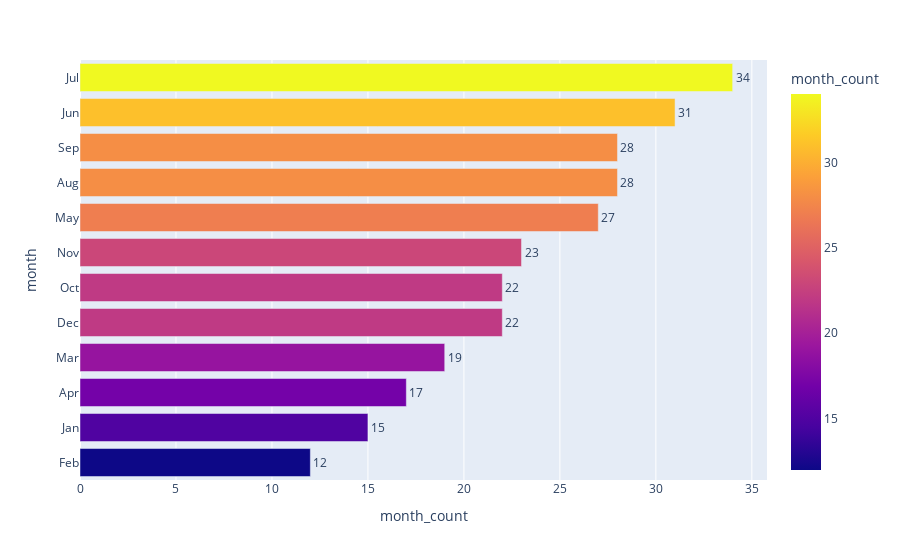
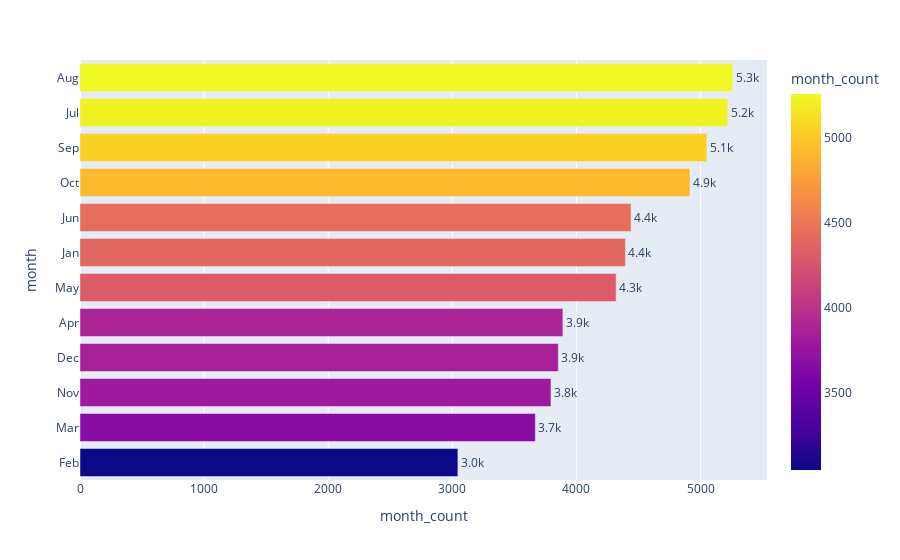
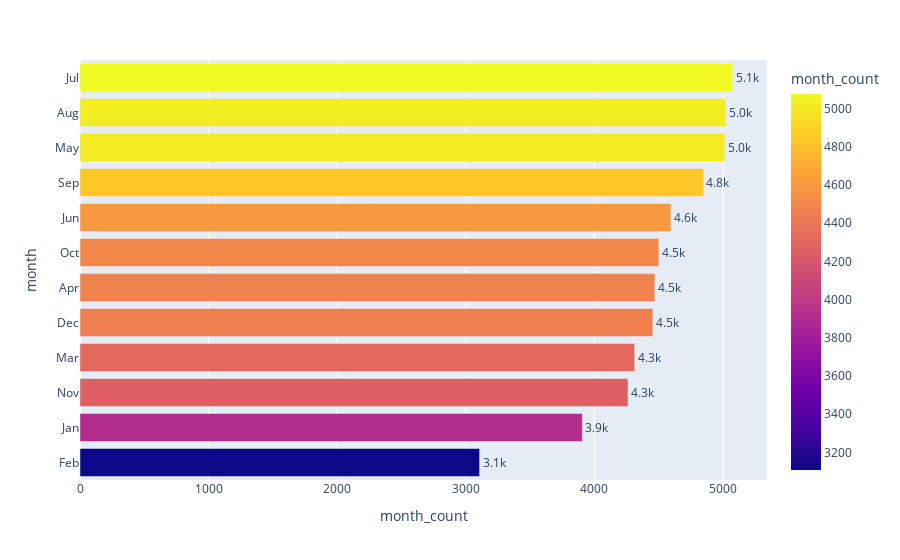
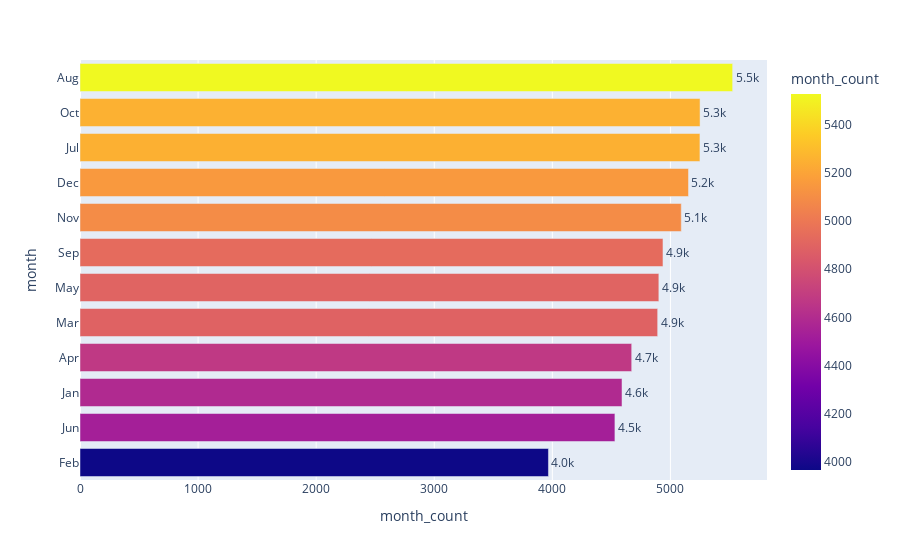

Notebook code for these charts, in order:
### Code cell
year_2013 = yearly[yearly['year']==2013]
year_2014 = yearly[yearly['year']==2014]
year_2015 = yearly[yearly['year']==2015]
year_2016 = yearly[yearly['year']==2016]
year_2017 = yearly[yearly['year']==2017]
year_2018 = yearly[yearly['year']==2018]

year_2013 = year_2013[['month','month_count']].set_index('month').sort_values('month_count')
fig = px.bar(year_2013.reset_index(), y='month', x='month_count',text=round(year_2013['month_count'],2),color='month_count')
fig.update_traces(texttemplate='%{text:.2s}', textposition='outside')
fig.update_layout(uniformtext_minsize=8, uniformtext_mode='hide')
fig.show()

year_2014 = year_2014[['month','month_count']].set_index('month').sort_values('month_count')
fig = px.bar(year_2014.reset_index(), y='month', x='month_count',text=round(year_2014['month_count'],2),color='month_count')
fig.update_traces(texttemplate='%{text:.2s}', textposition='outside')
fig.update_layout(uniformtext_minsize=8, uniformtext_mode='hide')
fig.show()

year_2015 = year_2015[['month','month_count']].set_index('month').sort_values('month_count')
fig = px.bar(year_2015.reset_index(), y='month', x='month_count',text=round(year_2015['month_count'],2),color='month_count')
fig.update_traces(texttemplate='%{text:.2s}', textposition='outside')
fig.update_layout(uniformtext_minsize=8, uniformtext_mode='hide')
fig.show()

year_2016 = year_2016[['month','month_count']].set_index('month').sort_values('month_count')
fig = px.bar(year_2016.reset_index(), y='month', x='month_count',text=round(year_2016['month_count'],2),color='month_count')
fig.update_traces(texttemplate='%{text:.2s}', textposition='outside')
fig.update_layout(uniformtext_minsize=8, uniformtext_mode='hide')
fig.show()

year_2017 = year_2017[['month','month_count']].set_index('month').sort_values('month_count')
fig = px.bar(year_2017.reset_index(), y='month', x='month_count',text=round(year_2017['month_count'],2),color='month_count')
fig.update_traces(texttemplate='%{text:.2s}', textposition='outside')
fig.update_layout(uniformtext_minsize=8, uniformtext_mode='hide')
fig.show()

year_2018 = year_2018[['month','month_count']].set_index('month').sort_values('month_count')
fig = px.bar(year_2018.reset_index(), y='month', x='month_count',text=round(year_2018['month_count'],2),color='month_count')
fig.update_traces(texttemplate='%{text:.2s}', textposition='outside')
fig.update_layout(uniformtext_minsize=8, uniformtext_mode='hide')
fig.show()

### Figure 1 — Plotly figure (JSON) as saved in the notebook; plotly's stock layout.template omitted (floating-point values rounded to 4 significant figures)
{"data": [{"alignmentgroup": "True", "hovertemplate": "month_count=%{marker.color}<br>month=%{y}<br>text=%{text}<extra></extra>", "legendgroup": "", "marker": {"color": [12, 15, 17, 19, 22, 22, 23, 27, 28, 28, 31, 34], "coloraxis": "coloraxis", "pattern": {"shape": ""}}, "name": "", "offsetgroup": "", "orientation": "h", "showlegend": false, "text": [12, 15, 17, 19, 22, 22, 23, 27, 28, 28, 31, 34], "textposition": "outside", "texttemplate": "%{text:.2s}", "type": "bar", "x": [12, 15, 17, 19, 22, 22, 23, 27, 28, 28, 31, 34], "xaxis": "x", "y": ["Feb", "Jan", "Apr", "Mar", "Dec", "Oct", "Nov", "May", "Aug", "Sep", "Jun", "Jul"], "yaxis": "y"}], "layout": {"barmode": "relative", "coloraxis": {"colorbar": {"title": {"text": "month_count"}}, "colorscale": [[0, "#0d0887"], [0.1111, "#46039f"], [0.2222, "#7201a8"], [0.3333, "#9c179e"], [0.4444, "#bd3786"], [0.5556, "#d8576b"], [0.6667, "#ed7953"], [0.7778, "#fb9f3a"], [0.8889, "#fdca26"], [1, "#f0f921"]]}, "legend": {"tracegroupgap": 0}, "margin": {"t": 60}, "uniformtext": {"minsize": 8, "mode": "hide"}, "xaxis": {"anchor": "y", "domain": [0, 1], "title": {"text": "month_count"}}, "yaxis": {"anchor": "x", "domain": [0, 1], "title": {"text": "month"}}}}

### Figure 2 — Plotly figure (JSON) as saved in the notebook; plotly's stock layout.template omitted (floating-point values rounded to 4 significant figures)
{"data": [{"alignmentgroup": "True", "hovertemplate": "month_count=%{marker.color}<br>month=%{y}<br>text=%{text}<extra></extra>", "legendgroup": "", "marker": {"color": [3045, 3669, 3795, 3854, 3891, 4320, 4395, 4440, 4915, 5052, 5219, 5259], "coloraxis": "coloraxis", "pattern": {"shape": ""}}, "name": "", "offsetgroup": "", "orientation": "h", "showlegend": false, "text": [3045, 3669, 3795, 3854, 3891, 4320, 4395, 4440, 4915, 5052, 5219, 5259], "textposition": "outside", "texttemplate": "%{text:.2s}", "type": "bar", "x": [3045, 3669, 3795, 3854, 3891, 4320, 4395, 4440, 4915, 5052, 5219, 5259], "xaxis": "x", "y": ["Feb", "Mar", "Nov", "Dec", "Apr", "May", "Jan", "Jun", "Oct", "Sep", "Jul", "Aug"], "yaxis": "y"}], "layout": {"barmode": "relative", "coloraxis": {"colorbar": {"title": {"text": "month_count"}}, "colorscale": [[0, "#0d0887"], [0.1111, "#46039f"], [0.2222, "#7201a8"], [0.3333, "#9c179e"], [0.4444, "#bd3786"], [0.5556, "#d8576b"], [0.6667, "#ed7953"], [0.7778, "#fb9f3a"], [0.8889, "#fdca26"], [1, "#f0f921"]]}, "legend": {"tracegroupgap": 0}, "margin": {"t": 60}, "uniformtext": {"minsize": 8, "mode": "hide"}, "xaxis": {"anchor": "y", "domain": [0, 1], "title": {"text": "month_count"}}, "yaxis": {"anchor": "x", "domain": [0, 1], "title": {"text": "month"}}}}

### Figure 3 — Plotly figure (JSON) as saved in the notebook; plotly's stock layout.template omitted (floating-point values rounded to 4 significant figures)
{"data": [{"alignmentgroup": "True", "hovertemplate": "month_count=%{marker.color}<br>month=%{y}<br>text=%{text}<extra></extra>", "legendgroup": "", "marker": {"color": [3108, 3907, 4262, 4314, 4455, 4471, 4502, 4596, 4849, 5015, 5024, 5076], "coloraxis": "coloraxis", "pattern": {"shape": ""}}, "name": "", "offsetgroup": "", "orientation": "h", "showlegend": false, "text": [3108, 3907, 4262, 4314, 4455, 4471, 4502, 4596, 4849, 5015, 5024, 5076], "textposition": "outside", "texttemplate": "%{text:.2s}", "type": "bar", "x": [3108, 3907, 4262, 4314, 4455, 4471, 4502, 4596, 4849, 5015, 5024, 5076], "xaxis": "x", "y": ["Feb", "Jan", "Nov", "Mar", "Dec", "Apr", "Oct", "Jun", "Sep", "May", "Aug", "Jul"], "yaxis": "y"}], "layout": {"barmode": "relative", "coloraxis": {"colorbar": {"title": {"text": "month_count"}}, "colorscale": [[0, "#0d0887"], [0.1111, "#46039f"], [0.2222, "#7201a8"], [0.3333, "#9c179e"], [0.4444, "#bd3786"], [0.5556, "#d8576b"], [0.6667, "#ed7953"], [0.7778, "#fb9f3a"], [0.8889, "#fdca26"], [1, "#f0f921"]]}, "legend": {"tracegroupgap": 0}, "margin": {"t": 60}, "uniformtext": {"minsize": 8, "mode": "hide"}, "xaxis": {"anchor": "y", "domain": [0, 1], "title": {"text": "month_count"}}, "yaxis": {"anchor": "x", "domain": [0, 1], "title": {"text": "month"}}}}

### Figure 4 — Plotly figure (JSON) as saved in the notebook; plotly's stock layout.template omitted (floating-point values rounded to 4 significant figures)
{"data": [{"alignmentgroup": "True", "hovertemplate": "month_count=%{marker.color}<br>month=%{y}<br>text=%{text}<extra></extra>", "legendgroup": "", "marker": {"color": [3967, 4530, 4590, 4672, 4892, 4902, 4937, 5092, 5153, 5250, 5251, 5527], "coloraxis": "coloraxis", "pattern": {"shape": ""}}, "name": "", "offsetgroup": "", "orientation": "h", "showlegend": false, "text": [3967, 4530, 4590, 4672, 4892, 4902, 4937, 5092, 5153, 5250, 5251, 5527], "textposition": "outside", "texttemplate": "%{text:.2s}", "type": "bar", "x": [3967, 4530, 4590, 4672, 4892, 4902, 4937, 5092, 5153, 5250, 5251, 5527], "xaxis": "x", "y": ["Feb", "Jun", "Jan", "Apr", "Mar", "May", "Sep", "Nov", "Dec", "Jul", "Oct", "Aug"], "yaxis": "y"}], "layout": {"barmode": "relative", "coloraxis": {"colorbar": {"title": {"text": "month_count"}}, "colorscale": [[0, "#0d0887"], [0.1111, "#46039f"], [0.2222, "#7201a8"], [0.3333, "#9c179e"], [0.4444, "#bd3786"], [0.5556, "#d8576b"], [0.6667, "#ed7953"], [0.7778, "#fb9f3a"], [0.8889, "#fdca26"], [1, "#f0f921"]]}, "legend": {"tracegroupgap": 0}, "margin": {"t": 60}, "uniformtext": {"minsize": 8, "mode": "hide"}, "xaxis": {"anchor": "y", "domain": [0, 1], "title": {"text": "month_count"}}, "yaxis": {"anchor": "x", "domain": [0, 1], "title": {"text": "month"}}}}
